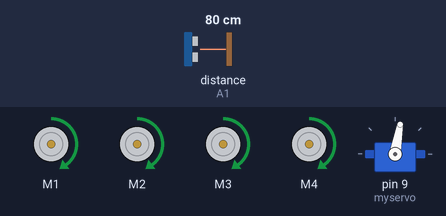
Recording of a sketch running on a simulated Arduino Uno, built with avr-gcc and run on an emulated ATmega328P. On the bench: 4 × DC motor (green arrow = forward, orange = backward, longer = faster), servo. Wiring (inferred from the names in the program): ultrasonic range finder: trigger A0; echo A1. Inputs (shaded band) come from the test bench; at power-on: distance to the obstacle (sensor on A1) 80 cm. The echo pulse lasts 58.3 µs per cm; what the sketch prints to the serial monitor is not drawn.

Above: at 1.2 s.
1.3 s: distance to the obstacle (sensor on A1) set to 23 cm
4.3 s: distance to the obstacle (sensor on A1) set to 20 cm
At 4.8 s:
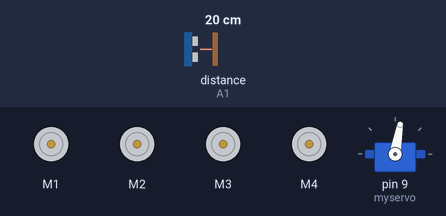
7.3 s: distance to the obstacle (sensor on A1) set to 120 cm
At 8.5 s:
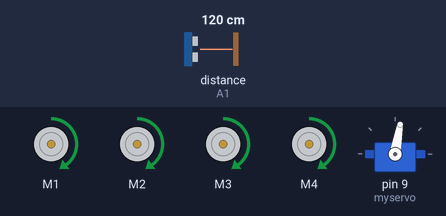
10.3 s: distance to the obstacle (sensor on A1) set to 2 cm
At 11.4 s:
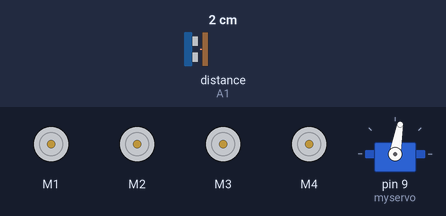
13.3 s: distance to the obstacle (sensor on A1) set to 35 cm
At 14.4 s:
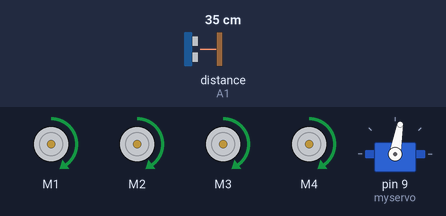
Timing chart, 0 to 15.9 s (numbered marks = the images above; inputs shaded):
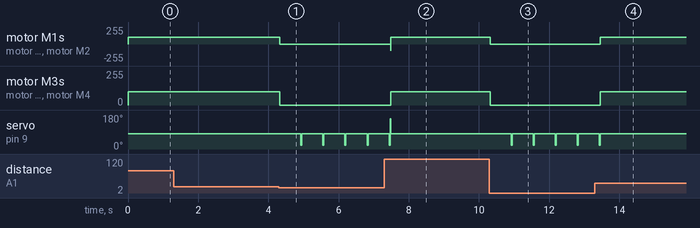

Measured:
- the behaviour switches between 22 and 21 cm on distance to the obstacle (sensor on A1) (found by bisection; images 0 and 1)
- after the input at 1.3 s, every drawn part: stays the same
- after the input at 4.3 s, motor M1–4: forward 100/255 → stopped at once; servo on pin 9 (myservo): alternates 80° for 0.60 s and 20° for 0.03 s, starting after 0.62 s
- after the input at 7.3 s, motor M1–4: stopped → forward 100/255 after 0.18 s
- after the input at 10.3 s, motor M1–4: forward 100/255 → stopped at once; servo on pin 9 (myservo): alternates 80° for 0.60 s and 20° for 0.03 s, starting after 0.62 s
- after the input at 13.3 s, motor M1–4: stopped → forward 100/255 after 0.16 s; servo on pin 9 (myservo): goes on until 13.5 s, then stays 80°

The sketch:

sketch_obstacleavoidingrobot.ino
```cpp
#include <Servo.h>
#include <AFMotor.h>

AF_DCMotor motor1(1);
AF_DCMotor motor2(2);
AF_DCMotor motor3(3);
AF_DCMotor motor4(4);

int trig = A0;
int echo = A1;

long duration;
int distance;
int leftdistance;
int rightdistance;


Servo myservo;

void setup()
{
  motor1.setSpeed(100);
  motor2.setSpeed(100);
  motor3.setSpeed(100);
  motor4.setSpeed(100);

  pinMode(trig, OUTPUT);
  pinMode(echo, INPUT);
  Serial.begin(9600);

  myservo.attach(9);
}

void loop()
{
  myservo.write(80);
  digitalWrite(trig, LOW);
  delayMicroseconds(2);
  digitalWrite(trig, HIGH);
  delayMicroseconds(10);
  digitalWrite(trig, LOW);

  duration = pulseIn(echo,HIGH);

  distance = duration*0.034/2;

  Serial.print("distance");
  Serial.println(distance);
  Serial.print("cm");

  if(distance <= 20)
  {
  motor1.run(RELEASE);
  motor2.run(RELEASE);
  motor3.run(RELEASE);
  motor4.run(RELEASE);
  delay(600);
  myservo.write(20);

  digitalWrite(trig,LOW);
  delay(2);
  digitalWrite(trig,HIGH);
  delay(10);
  digitalWrite(trig,LOW);

  duration = pulseIn(echo,HIGH);

  rightdistance = duration*0.034/2;

  Serial.print("rightdistance");
  Serial.println(rightdistance);
  Serial.print("cm");

  myservo.write(160);

  digitalWrite(trig,LOW);
  delay(2);
  digitalWrite(trig,HIGH);
  delay(10);
  digitalWrite(trig,LOW);

  duration = pulseIn(echo,HIGH);

  leftdistance = duration*0.034/2;

  Serial.print("leftdistance");
  Serial.println(leftdistance);
  Serial.print("cm");

    if(leftdistance >= rightdistance)
    {
    motor1.run(BACKWARD);
    motor2.run(BACKWARD);
    motor3.run(FORWARD);
    motor4.run(FORWARD);
    }
    else
    {
    motor1.run(FORWARD);
    motor2.run(FORWARD);
    motor3.run(BACKWARD);
    motor4.run(BACKWARD);
  }
  }
  else
  {
  motor1.run(FORWARD);
  motor2.run(FORWARD);
  motor3.run(FORWARD);
  motor4.run(FORWARD);
}
}
```
